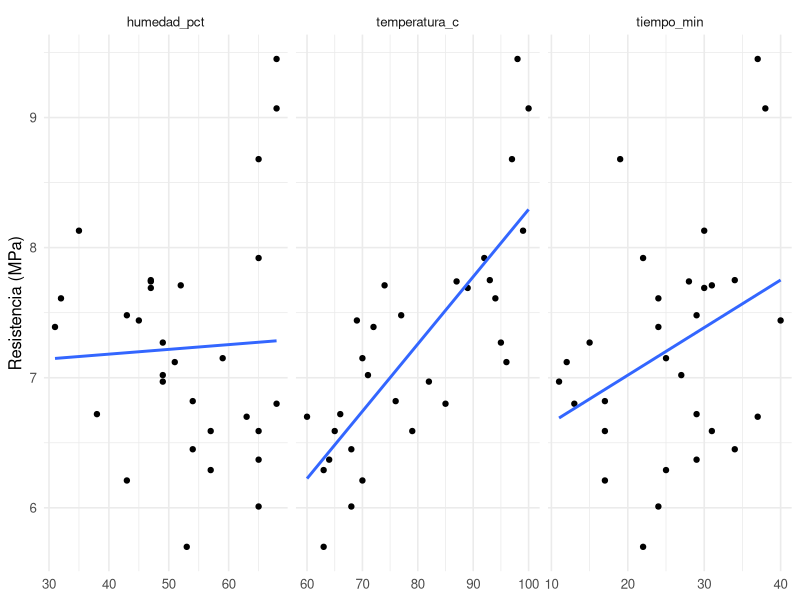
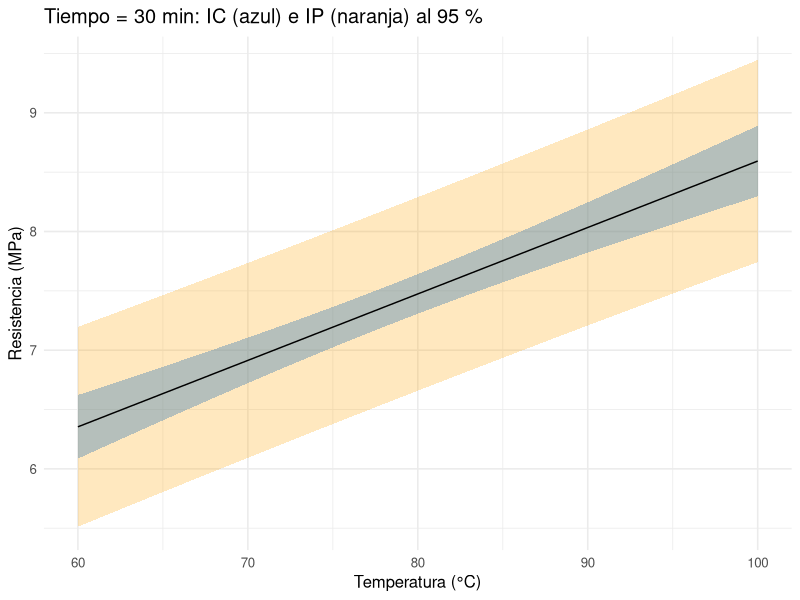

Write R code to recreate these figures, in order.
## ---- chunk 1
knitr::opts_chunk$set(echo = TRUE, message = FALSE, warning = FALSE,
                      fig.width = 7, fig.height = 4)
## ---- chunk 2
library(tidyverse)
library(knitr)
library(broom)
library(car)
theme_set(theme_minimal(base_size = 12))
## ---- chunk 3
curado <- read_csv("../datos/curado-adhesivo.csv")
summary(curado[-1])
## ---- chunk 4
curado |>
  pivot_longer(c(temperatura_c, tiempo_min, humedad_pct), names_to = "variable", values_to = "x") |>
  ggplot(aes(x, resistencia_mpa)) +
  geom_point() + geom_smooth(method = "lm", se = FALSE) +
  facet_wrap(~ variable, scales = "free_x") +
  labs(x = NULL, y = "Resistencia (MPa)")
## ---- chunk 5
cor(curado[-1]) |> kable(digits = 2)
cor.test(curado$temperatura_c, curado$resistencia_mpa)
## ---- chunk 6
m1 <- lm(resistencia_mpa ~ temperatura_c, data = curado)
summary(m1)
## ---- chunk 7
anova(m1)
## ---- chunk 8
m2 <- lm(resistencia_mpa ~ temperatura_c + tiempo_min + humedad_pct, data = curado)
summary(m2)
tidy(m2, conf.int = TRUE) |> kable(digits = 4)
## ---- chunk 9
bind_rows(glance(m1) |> mutate(modelo = "Simple (temp)"),
          glance(m2) |> mutate(modelo = "Múltiple (temp + tiempo + humedad)")) |>
  select(modelo, r.squared, adj.r.squared, sigma, p.value) |>
  kable(digits = 4)
vif(m2)
## ---- chunk 10
m3 <- lm(resistencia_mpa ~ temperatura_c + tiempo_min, data = curado)
summary(m3)$coefficients |> kable(digits = 4)
anova(m3, m2)   # ¿aporta algo la humedad?
## ---- chunk 11
nuevo <- tibble(temperatura_c = 85, tiempo_min = 30)
bind_rows(
  as_tibble(predict(m3, nuevo, interval = "confidence")) |> mutate(tipo = "IC para la media"),
  as_tibble(predict(m3, nuevo, interval = "prediction")) |> mutate(tipo = "IP para una probeta")
) |> relocate(tipo) |> kable(digits = 3)
## ---- chunk 12
grid <- tibble(temperatura_c = seq(60, 100, 1), tiempo_min = 30)
bandas <- bind_cols(grid,
  as_tibble(predict(m3, grid, interval = "confidence")) |> rename(ic_inf = lwr, ic_sup = upr),
  as_tibble(predict(m3, grid, interval = "prediction")) |> select(ip_inf = lwr, ip_sup = upr))
ggplot(bandas, aes(temperatura_c, fit)) +
  geom_ribbon(aes(ymin = ip_inf, ymax = ip_sup), fill = "orange", alpha = 0.25) +
  geom_ribbon(aes(ymin = ic_inf, ymax = ic_sup), fill = "steelblue", alpha = 0.4) +
  geom_line() +
  labs(title = "Tiempo = 30 min: IC (azul) e IP (naranja) al 95 %",
       x = "Temperatura (°C)", y = "Resistencia (MPa)")
